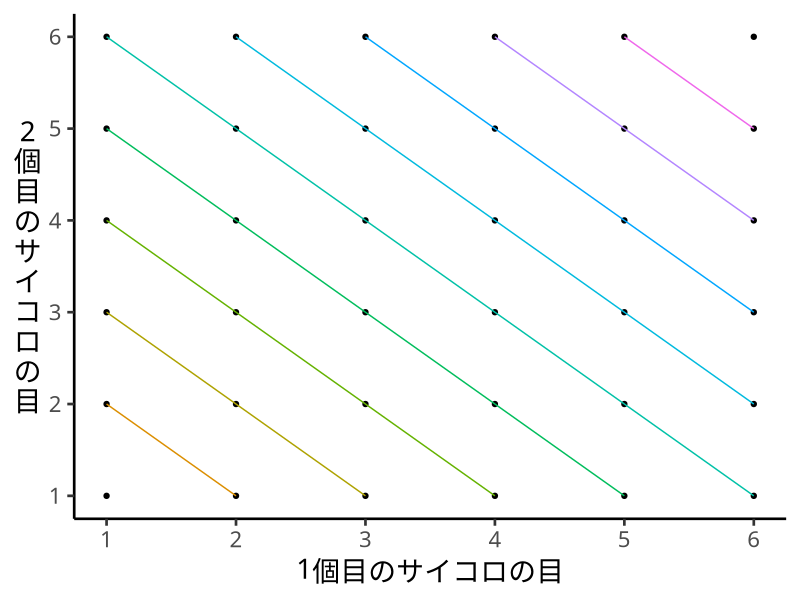

R code for this plot:
library(dplyr)
library(ggplot2)

tate <- function(x){
  chartr("ー", "丨", x) %>%  # 長音符の処理
    strsplit(split="", .) %>% 
    sapply(paste, collapse="\n")
}

expand.grid(1:6, 1:6) %>% 
  as_tibble() %>% 
  mutate(sum = Var1 + Var2)  %>% 
  mutate_at(vars(sum), as.factor) %>% 
  ggplot() +
  aes(x = Var1,
      y = Var2) +
  geom_point() +
  geom_line(aes(colour = sum),
            show.legend = FALSE) +
  scale_x_continuous(breaks = 1:6, name = "1個目のサイコロの目") +
  scale_y_continuous(breaks = 1:6, name = tate("2個目のサイコロの目")) +
  theme_classic(base_size = 20, 
                base_family = "IPAexGothic") +
  theme(axis.title.y = element_text(angle = 0,
                                    vjust= 0.5))